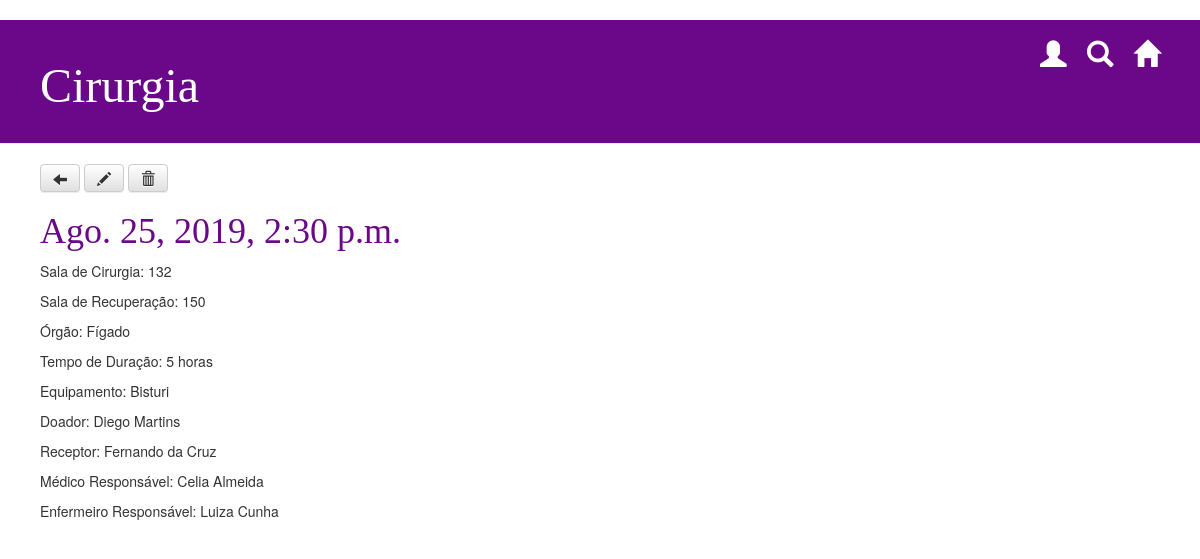
The app's page /cirurgia/1/ with its own data.
### transplante/models.py (models this page shows)
class Cirurgia(models.Model):
		data_hora = models.DateTimeField(max_length=30, default = '', verbose_name='Data e Hora da Cirurgia')
		sala_cirurgia = models.CharField(max_length=15, default = '', verbose_name='Sala da Cirurgia')
		sala_recuperacao = models.CharField(max_length=15, default = '', verbose_name='Sala de Recuperação')
		orgao = models.CharField(max_length=20, default = '', verbose_name='Órgão')
		tempo_duracao = models.CharField(max_length=30, default = '', verbose_name='Tempo de Duração da Cirurgia')
		equipamento = models.CharField(max_length=100, default = '', verbose_name='Equipamento Necessário')
		doador = models.ForeignKey('Paciente', on_delete=models.PROTECT, null=True, related_name = 'doador')
		receptor = models.ForeignKey('Paciente', on_delete=models.PROTECT, null=True, related_name = 'receptor')
		medico_responsavel = models.ForeignKey('Clinico', on_delete=models.PROTECT, null=True, related_name = 'medico')
		enfermeiro_responsavel = models.ForeignKey('Clinico', on_delete=models.PROTECT, null=True, related_name = 'enfermeiro')

class Pessoa (models.Model):
		nome = models.CharField(max_length=200, default = '', verbose_name='Nome')
		telefone = models.CharField(max_length=15, default = '', verbose_name='Telefone')
		cpf = models.CharField(max_length=11, default = '', verbose_name='CPF')
		email = models.CharField(max_length=100, default = '', verbose_name='e-Mail')
		data_nasc = models.CharField(max_length=10, default = '', verbose_name='Data de Nascimento')
		def __str__(self):
		    return self.nome

### transplante/views.py (the view)
# urls.py: path('cirurgia/<int:pk>/', views.cirurgias_detail, name='cirurgias_detail'),
def cirurgias_detail(request, pk):
    cirurgia = get_object_or_404(Cirurgia, pk=pk)
    return render(request, 'transplante/cirurgias_detail.html', {'cirurgia': cirurgia})

### transplante/templates/transplante/cirurgias_detail.html (shortened to what this page needs)
{% load staticfiles %}
<html>
    <head>
        <link rel="stylesheet" href="//maxcdn.bootstrapcdn.com/bootstrap/3.2.0/css/bootstrap.min.css">
        <link rel="stylesheet" href="//maxcdn.bootstrapcdn.com/bootstrap/3.2.0/css/bootstrap-theme.min.css">
       <link rel="stylesheet" href="{% static 'css/home.css' %}">
    </head>
    <body>
     <div class="page-header">
			<a href="{% url 'home' %}" class="top-menu"><span class="glyphicon glyphicon-home"></span></a>
			<a href="/" class="top-menu"><span class="glyphicon glyphicon-search"></span></a>
			<a href="/" class="top-menu"><span class="glyphicon glyphicon-user"></span></a>
            <h1>Cirurgia</h1>
        </div>
    <div class="content container">
        <div class="row">
            <div>
			<a class="btn btn-default" href="{% url 'lista_cirurgias' %}"><span class="glyphicon glyphicon-arrow-left"></span></a>
            <a class="btn btn-default" href="{% url 'cirurgias_edit' pk=cirurgia.pk %}"><span class="glyphicon glyphicon-pencil"></span></a>
            <a class="btn btn-default" href="{% url 'remove_cirurgia' pk=cirurgia.pk %}"><span class="glyphicon glyphicon-trash"></span></a>
			<h1><a href="{% url 'cirurgias_detail' pk=cirurgia.pk %}">{{ cirurgia.data_hora }}</a></h1>
                    <p>Sala de Cirurgia: {{ cirurgia.sala_cirurgia}}</p>
                    <p>Sala de Recuperação: {{ cirurgia.sala_recuperacao}}</p>
                    <p>Órgão: {{ cirurgia.orgao}}</p>
                    <p>Tempo de Duração: {{ cirurgia.tempo_duracao}}</p>
                    <p>Equipamento: {{ cirurgia.equipamento}}</p>
                    <p>Doador: {{ cirurgia.doador}}</p>
                    <p>Receptor: {{ cirurgia.receptor}}</p>
                    <p>Médico Responsável: {{ cirurgia.medico_responsavel}}</p>
                    <p>Enfermeiro Responsável: {{ cirurgia.enfermeiro_responsavel|linebreaksbr }}</p>
            </div>
        </div>
    </div>
</body>
</html>

### transplante/static/css/home.css (style rules this page uses)
h1 a { color: #6A0888; }
.page-header { background-color: #6A0889; margin-top: 0; padding: 20px 20px 20px 40px; }
.page-header h1, .page-header h1 a, .page-header h1 a:visited, .page-header h1 a:active { color: #ffffff; font-size: 36pt; text-decoration: none; }
.content { margin-left: 40px; }
h1, h2, h3, h4 { font-family: 'Georgia'; }
.top-menu, .top-menu:hover, .top-menu:visited { color: #ffffff; float: right; font-size: 20pt; margin-right: 20px; }

### records on screen
Cirurgia: data_hora "Ago. 25, 2019, 2:30 p.m.", sala_cirurgia "132", sala_recuperacao "150", orgao "Fígado", tempo_duracao "5 horas", equipamento "Bisturi", doador "Diego Martins", receptor "Fernando da Cruz", medico_responsavel "Celia Almeida", enfermeiro_responsavel "Luiza Cunha"
